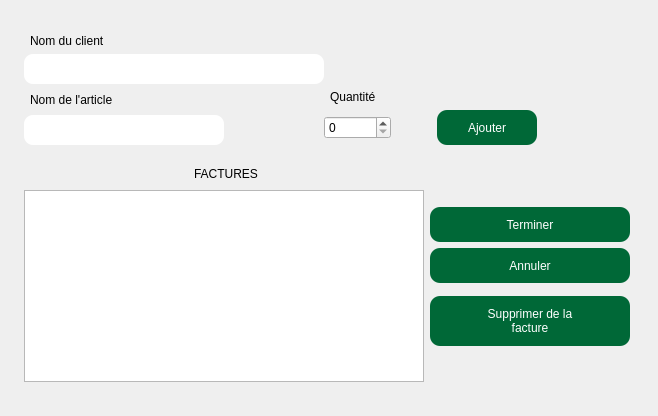
            <widget class="QWidget" name="page_9">
             <layout class="QVBoxLayout" name="verticalLayout_41">
              <item>
               <spacer name="verticalSpacer_20">
                <property name="orientation">
                 <enum>Qt::Vertical</enum>
                </property>
                <property name="sizeHint" stdset="0">
                 <size>
                  <width>20</width>
                  <height>23</height>
                 </size>
                </property>
               </spacer>
              </item>
              <item>
               <layout class="QHBoxLayout" name="horizontalLayout_45">
                <item>
                 <spacer name="horizontalSpacer_40">
                  <property name="orientation">
                   <enum>Qt::Horizontal</enum>
                  </property>
                  <property name="sizeHint" stdset="0">
                   <size>
                    <width>13</width>
                    <height>20</height>
                   </size>
                  </property>
                 </spacer>
                </item>
                <item>
                 <layout class="QVBoxLayout" name="verticalLayout_40">
                  <item>
                   <layout class="QVBoxLayout" name="verticalLayout_18">
                    <item>
                     <widget class="QLabel" name="label_18">
                      <property name="styleSheet">
                       <string notr="true">font: 12pt &quot;Ubuntu Mono&quot;;
padding-left : 3px;</string>
                      </property>
                      <property name="text">
                       <string>Nom du client </string>
                      </property>
                     </widget>
                    </item>
                    <item>
                     <widget class="QLineEdit" name="lineEdit_nom_client">
                      <property name="minimumSize">
                       <size>
                        <width>300</width>
                        <height>30</height>
                       </size>
                      </property>
                      <property name="maximumSize">
                       <size>
                        <width>300</width>
                        <height>40</height>
                       </size>
                      </property>
                      <property name="styleSheet">
                       <string notr="true">border-radius : 9px;
font: 57 12pt &quot;Ubuntu Light&quot;;
background-color : white;
padding-left : 3px;</string>
                      </property>
                     </widget>
                    </item>
                   </layout>
                  </item>
                  <item>
                   <layout class="QHBoxLayout" name="horizontalLayout_44">
                    <item>
                     <layout class="QVBoxLayout" name="verticalLayout_16">
                      <item>
                       <widget class="QLabel" name="label_19">
                        <property name="styleSheet">
                         <string notr="true">font: 12pt &quot;Ubuntu Mono&quot;;
padding-left : 3px;</string>
                        </property>
                        <property name="text">
                         <string>Nom de l'article</string>
                        </property>
                       </widget>
                      </item>
                      <item>
                       <widget class="QLineEdit" name="lineEdit_nom_article_achat_client">
                        <property name="minimumSize">
                         <size>
                          <width>200</width>
                          <height>30</height>
                         </size>
                        </property>
                        <property name="maximumSize">
                         <size>
                          <width>100</width>
                          <height>30</height>
                         </size>
                        </property>
                        <property name="styleSheet">
                         <string notr="true">border-radius : 9px;
font: 57 12pt &quot;Ubuntu Light&quot;;
background-color : white;
padding-left : 3px;</string>
                        </property>
                       </widget>
                      </item>
                     </layout>
                    </item>
                    <item>
                     <spacer name="horizontalSpacer_26">
                      <property name="orientation">
                       <enum>Qt::Horizontal</enum>
                      </property>
                      <property name="sizeHint" stdset="0">
                       <size>
                        <width>18</width>
                        <height>20</height>
                       </size>
                      </property>
                     </spacer>
                    </item>
                    <item>
                     <layout class="QVBoxLayout" name="verticalLayout_17">
                      <item>
                       <widget class="QLabel" name="label_20">
                        <property name="styleSheet">
                         <string notr="true">font: 12pt &quot;Ubuntu Mono&quot;;
padding-left : 3px;</string>
                        </property>
                        <property name="text">
                         <string>Quantité</string>
                        </property>
                       </widget>
                      </item>
                      <item>
                       <layout class="QHBoxLayout" name="horizontalLayout_23">
                        <item>
                         <widget class="QSpinBox" name="spinBox_quantite_article_achete">
                          <property name="maximum">
                           <number>999999999</number>
                          </property>
                         </widget>
                        </item>
                        <item>
                         <spacer name="horizontalSpacer_36">
                          <property name="orientation">
                           <enum>Qt::Horizontal</enum>
                          </property>
                          <property name="sizeHint" stdset="0">
                           <size>
                            <width>40</width>
                            <height>20</height>
                           </size>
                          </property>
                         </spacer>
                        </item>
                        <item>
                         <widget class="QPushButton" name="bouton_ajouter_panier">
                          <property name="minimumSize">
                           <size>
                            <width>100</width>
                            <height>35</height>
                           </size>
                          </property>
                          <property name="cursor">
                           <cursorShape>PointingHandCursor</cursorShape>
                          </property>
                          <property name="styleSheet">
                           <string notr="true">font: 75 13pt &quot;Ubuntu Mono&quot;;
border-radius : 10px;
background-color : #006837;
color : white;</string>
                          </property>
                          <property name="text">
                           <string>Ajouter</string>
                          </property>
                         </widget>
                        </item>
                       </layout>
                      </item>
                     </layout>
                    </item>
                    <item>
                     <spacer name="horizontalSpacer_74">
                      <property name="orientation">
                       <enum>Qt::Horizontal</enum>
                      </property>
                      <property name="sizeHint" stdset="0">
                       <size>
                        <width>18</width>
                        <height>20</height>
                       </size>
                      </property>
                     </spacer>
                    </item>
                   </layout>
                  </item>
                  <item>
                   <spacer name="verticalSpacer_18">
                    <property name="orientation">
                     <enum>Qt::Vertical</enum>
                    </property>
                    <property name="sizeHint" stdset="0">
                     <size>
                      <width>20</width>
                      <height>13</height>
                     </size>
                    </property>
                   </spacer>
                  </item>
                  <item>
                   <layout class="QHBoxLayout" name="horizontalLayout_25">
                    <item>
                     <layout class="QVBoxLayout" name="verticalLayout_22">
                      <item>
                       <layout class="QHBoxLayout" name="horizontalLayout_24">
                        <item>
                         <spacer name="horizontalSpacer_38">
                          <property name="orientation">
                           <enum>Qt::Horizontal</enum>
                          </property>
                          <property name="sizeHint" stdset="0">
                           <size>
                            <width>40</width>
                            <height>20</height>
                           </size>
                          </property>
                         </spacer>
                        </item>
                        <item>
                         <widget class="QLabel" name="label_21">
                          <property name="styleSheet">
                           <string notr="true">font: 12pt &quot;Ubuntu Mono&quot;;
padding-left : 3px;</string>
                          </property>
                          <property name="text">
                           <string>FACTURES</string>
                          </property>
                          <property name="alignment">
                           <set>Qt::AlignCenter</set>
                          </property>
                         </widget>
                        </item>
                        <item>
                         <spacer name="horizontalSpacer_39">
                          <property name="orientation">
                           <enum>Qt::Horizontal</enum>
                          </property>
                          <property name="sizeHint" stdset="0">
                           <size>
                            <width>40</width>
                            <height>20</height>
                           </size>
                          </property>
                         </spacer>
                        </item>
                       </layout>
                      </item>
                      <item>
                       <widget class="QTableWidget" name="tableWidget_facture">
                        <property name="minimumSize">
                         <size>
                          <width>400</width>
                          <height>0</height>
                         </size>
                        </property>
                        <property name="styleSheet">
                         <string notr="true">font: 12pt &quot;Ubuntu Mono&quot;;</string>
                        </property>
                        <property name="dragDropOverwriteMode">
                         <bool>true</bool>
                        </property>
                       </widget>
                      </item>
                     </layout>
                    </item>
                    <item>
                     <layout class="QVBoxLayout" name="verticalLayout_21">
                      <item>
                       <spacer name="verticalSpacer_22">
                        <property name="orientation">
                         <enum>Qt::Vertical</enum>
                        </property>
                        <property name="sizeHint" stdset="0">
                         <size>
                          <width>20</width>
                          <height>40</height>
                         </size>
                        </property>
                       </spacer>
                      </item>
                      <item>
                       <layout class="QVBoxLayout" name="verticalLayout_20">
                        <item>
                         <widget class="QPushButton" name="bouton_terminer_achat">
                          <property name="minimumSize">
                           <size>
                            <width>100</width>
                            <height>35</height>
                           </size>
                          </property>
                          <property name="maximumSize">
                           <size>
                            <width>16777215</width>
                            <height>35</height>
                           </size>
                          </property>
                          <property name="cursor">
                           <cursorShape>PointingHandCursor</cursorShape>
                          </property>
                          <property name="styleSheet">
                           <string notr="true">font: 75 13pt &quot;Ubuntu Mono&quot;;
border-radius : 10px;
background-color : #006837;
color : white;</string>
                          </property>
                          <property name="text">
                           <string>Terminer</string>
                          </property>
                         </widget>
                        </item>
                        <item>
                         <widget class="QPushButton" name="bouton_annuler_achat">
                          <property name="minimumSize">
                           <size>
                            <width>100</width>
                            <height>35</height>
                           </size>
                          </property>
                          <property name="maximumSize">
                           <size>
                            <width>16777215</width>
                            <height>35</height>
                           </size>
                          </property>
                          <property name="cursor">
                           <cursorShape>PointingHandCursor</cursorShape>
                          </property>
                          <property name="styleSheet">
                           <string notr="true">font: 75 13pt &quot;Ubuntu Mono&quot;;
border-radius : 10px;
background-color : #006837;
color : white;</string>
                          </property>
                          <property name="text">
                           <string>Annuler</string>
                          </property>
                         </widget>
                        </item>
                        <item>
                         <widget class="QPushButton" name="bouton_supprimer_achat">
                          <property name="minimumSize">
                           <size>
                            <width>200</width>
                            <height>50</height>
                           </size>
                          </property>
                          <property name="maximumSize">
                           <size>
                            <width>200</width>
                            <height>35</height>
                           </size>
                          </property>
                          <property name="cursor">
                           <cursorShape>PointingHandCursor</cursorShape>
                          </property>
                          <property name="styleSheet">
                           <string notr="true">font: 75 13pt &quot;Ubuntu Mono&quot;;
border-radius : 10px;
background-color : #006837;
color : white;</string>
                          </property>
                          <property name="text">
                           <string>Supprimer de la 
facture</string>
                          </property>
                         </widget>
                        </item>
                       </layout>
                      </item>
                      <item>
                       <spacer name="verticalSpacer_21">
                        <property name="orientation">
                         <enum>Qt::Vertical</enum>
                        </property>
                        <property name="sizeHint" stdset="0">
                         <size>
                          <width>20</width>
                          <height>40</height>
                         </size>
                        </property>
                       </spacer>
                      </item>
                     </layout>
                    </item>
                   </layout>
                  </item>
                 </layout>
                </item>
                <item>
                 <spacer name="horizontalSpacer_42">
                  <property name="orientation">
                   <enum>Qt::Horizontal</enum>
                  </property>
                  <property name="sizeHint" stdset="0">
                   <size>
                    <width>17</width>
                    <height>20</height>
                   </size>
                  </property>
                 </spacer>
                </item>
               </layout>
              </item>
              <item>
               <spacer name="verticalSpacer_19">
                <property name="orientation">
                 <enum>Qt::Vertical</enum>
                </property>
                <property name="sizeHint" stdset="0">
                 <size>
                  <width>20</width>
                  <height>23</height>
                 </size>
                </property>
               </spacer>
              </item>
             </layout>
            </widget>
